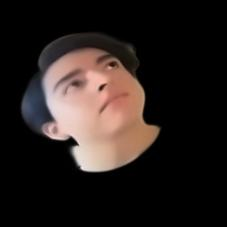
#> input picture Estudiantes_datos_fondoEliminado/Anthony Goyes/Anthony Goyes_0_9801.jpg, 227 x 227 px, found by its file name; its folder holds only this picture in this run
$ jupyter execute --allow-errors '[NRC_6278]AnthonyGoyes_BryanSolórzano_ProyectoUnidad3.ipynb'
#> lines starting #> are read from the running program, lines starting #| are printed output that depends on the picture
<center><h1>Inteligencia Artificial</header1></center>

Presentado por: <br>
- Anthony Mauricio Goyes Díaz  <br>
- Bryan Alfredo Solórzano Montero <br>

Fecha: 13/08/2022

# Importación de librerias necesarias

[cell 1]
'''Se importa la libreria cv2'''
import cv2
'''Se importa la libreria numpy'''
import numpy as np
'''Se importa la libreria os'''
import os
'''Se establece el nivel de codificación'''
os.environ['TF_CPP_MIN_LOG_LEVEL'] = '3'
'''Se importa la libreria pandas'''
import pandas as pd
'''Se importa la libreria pyplot'''
import matplotlib.pyplot as plt
'''Se importan el módulo ImageDataGenerator'''
from keras.preprocessing.image import ImageDataGenerator
'''Se importan los módulos array_to_img, img_to_array, load_img'''
from tensorflow.keras.utils import img_to_array, array_to_img, img_to_array, load_img
'''Se importa el módulo Image'''
from  PIL  import Image
'''Se importa la libreria h5py'''
import h5py
'''Se importa el módulo remove'''
from rembg import remove
'''Se importa el método io del módulo skimage'''
from skimage import io
'''Se importa el módulo random'''
import random
'''Se importa el módulo glob'''
import glob
'''Se importa el módulo tqdm'''
from tqdm import tqdm

[cell 2]
class colorear:
    '''Generación de código ascii para colorear texto'''
    OK = '\033[1;92m' #Verde-negrita
    ADVERTENCIA = '\033[1;93m' #Amarillo-negrita
    ERROR = '\033[1;91m' #Rojo-negrita
    REINICIAR = '\033[1;0m' #Resetar color-negrita

## Cargar el Dataset

[cell 3]
'''Se establece la ruta general de espacio de trabajo'''
os.chdir('C:/Users/Personal/IA/ProyectoU3/')

[cell 4]
'''Se establece la ruta de las imágenes'''
ruta_imagenes = "./recursos/clases"
'''Se muestra los directorios (clases) del dataset'''
#> (the rest of this cell did not finish here and is left out)

## Descripción de la fuente del Dataset

La colección de datos está conformada por cinco clases que representan a cada estudiante perteneciente a la Universidad de las Fuerzas Armadas ESPE sede Santo Domingo de la materia de Inteligencia Artificial. Cada clase tiene un total de tres imágenes del rostro del estudiante, siendo cada una para la perspectiva de frente, perfil izquierdo y derecho. Por lo tanto, se tiene un total de 15 imágenes en total. Sin embargo estas imágenes tienen dimensiones y extensiones variadas por lo que será necesario realizar una limpieza a los datos y preprocesarlos.

## Explique el problema a resolver.
Se pretende reconocer si una persona pertenece a la clase de Inteligencia artificial de las Fuerzas Armadas ESPE sede Santo Domingo para lo cuál se debe recolectar imágenes del rostro de cada estudiante desde diferentes perspectivas y generar un modelo predictivo. Debido a que la clase de Inteligencia Artificial tiene varios estudiantes (26 estudiates/clases) el modelo a generar es clasificatorio multi-clase y será el modelo predictivo de Redes Neuronales Convoolucionales, es decir, no etiquetado. Lo que se espera predecir es el nombre del estudiante (etiqueta) a la que pertecena la imagen de entrada. El modelo podría tener una aplicación en la universidad de las Fuerzas Armadas ESPE como sistema automático para la asistencia en la clase.

Realice una descripción de los datos con:

>- Número de instancias en total.

[cell 5]
instancias = 0
'''Se genera un bucle para recorrer cada etiqueta de las clases'''
#> (the rest of this cell did not finish here and is left out)

[cell 6]
# fotos por clases
cantidad = 0
#> (the rest of this cell did not finish here and is left out)

[cell 7]
def cargarImagenes(ruta_imagenes):
    """Permite imprimir randómicamente una imagen por cada clase con título y sus dimensiones.

    Argumentos:
        ruta_imagenes (str): Una cadena de texto que identifica el.

    Returna:
                    No retorna nada
    """
    '''Arreglo vacío que almacenará las fotos'''
    imagen = []
    '''Se genera un bucle para recorrer cada etiqueta de las clases'''
    for nombre_clase in nombre_clases:
        '''Se almacena la ruta actual de cada clase por ciclo'''
        ruta_actual = ruta_imagenes + "/" + nombre_clase
        '''Se obtiene una lista de los elementos por clase'''
        elementos = os.listdir(ruta_actual)
        '''Se generar un número aleatorio encargado de imprimir una imagen por clase'''
        ran = random.randint(0, len(elementos) - 1)
        '''Se agrega al arreglo vacío un elemento aleatorio represtado como imagen'''
        imagen.append(io.imread(ruta_imagenes + "/" + nombre_clase +'/'+ elementos[ran])/255.0)

    '''Se establece las dimensiones de contendor del gráfico'''
    plt.figure(figsize=(19,15))
    '''Se genera un ciclo que recorrerá cada elemento del arreglo de fotos'''
    for iterador in range(len(nombre_clases)):
        '''Se establece la distribución de cada elemento en el contenedor gráfico
        donde se genera de manera dinámica en relación al número de elementos'''
        ax = plt.subplot(round(len(nombre_clases)/5)+1,5, iterador+1)
        '''Se muestra la imagen actual del ciclo'''
        plt.imshow(imagen[iterador])
        '''Se establece un título representativo de la imaegen y se menciona su dimensión'''
        plt.title(nombre_clases[iterador] + ' ' + str(imagen[iterador].shape))
        plt.axis('off')

#> (a cell that did not finish here is left out)

## Preprocesamiento del dataset. Transformaciones previas necesarias para la modelación

[cell 9]
def crearDirecotrio(ruta):
    """Permite crear los directorios que se usarán para almacenar los datos transformados para cada etapa.

    Argumentos:
        ruta (str): Una cadena de texto que recibe la ruta padre donde se crearán los directorios.
    Retorna:
        No retorna nada
    """
#> called with ruta = './Estudiantes_datos'
    '''Pasos para almacenar los nuevos datos después de usar la técnica de
    aumentos de datos'''
    '''Se crea un nuevo directorio con la ruta anterior'''
    os.mkdir(ruta)
    '''Se establece un ciclo que creará el nombre y directorio de las carpetas
    que contendrá las imágenes de cada una de las clases'''
    for clase in nombre_clases:
        '''Se asigna la ruta de la clase a una variable'''
        subdirectorio = ruta+"/"+clase
        '''Se crea un nuevo directorio con la ruta anterior'''
        os.mkdir(subdirectorio)

[cell 10]
ruta = './Estudiantes_datos'
#> (the rest of this cell did not finish here and is left out)

[cell 11]
'''Se genera un bucle para recorrer cada etiqueta de las clases'''
#> (the rest of this cell did not finish here and is left out)

## Filtro NLM para la eliminación de ruido de las imágenes

[cell 12]
'''Se establece la ruta que contiene a las clases del dataset a usar'''
ruta_imagenes = "./Estudiantes_datos"
'''Se almacena los directorios de cada clase'''
nombre_clases = os.listdir(ruta_imagenes)

[cell 13]
'''Se genera un bucle para recorrer cada etiqueta de las clases'''
for nombre_clase in nombre_clases:
    '''Se almacena la ruta actual de cada clase por ciclo'''
    ruta_actual = ruta_imagenes + "/" + nombre_clase
    '''Se almacenan las etiquetas de las clases'''
    etiqueta_actual = nombre_clase
    '''Se genera un iterador'''
    iterador = 1
    '''Se recorre cada imagen por clase sin importar su nombre o extensión'''
    for file in glob.glob(ruta_actual + "/*"):
        '''Se imprime el proceso'''
        print("Procesando imagen - {} en {}".format(iterador, etiqueta_actual))
        '''Se leen las rutas de las imágenes'''
        imagen = cv2.imread(file)
        '''Se establece la denotación de imágenes'''
        dst = cv2.fastNlMeansDenoisingColored(imagen,None,10,10,7,21)
        '''Se divide por capa de color'''
        b,g,r = cv2.split(dst)
        '''Se unen las capas seperadas en orden (r,g,b)'''
        rgb_dst = cv2.merge([r,g,b])
        '''Se guardan las imagenes'''
        ruta_guardado = './Estudiantes_datos_ruidoEliminado/'+ etiqueta_actual
        '''Se genera cada imagen según la ruta de guardado'''
        cv2.imwrite(os.path.join(ruta_guardado , etiqueta_actual + '_' + str(iterador) + '.jpg'),
                    cv2.cvtColor(rgb_dst,cv2.COLOR_RGB2BGR))

        '''Se muestra la actualización del bucle'''
        iterador += 1

## Eliminando el fondo con aplicar filtro NLM

[cell 14]
'''Se establece la ruta que contiene a las clases del dataset a usar'''
ruta_imagenes = "./Estudiantes_datos_ruidoEliminado"
'''Se almacena los directorios de cada clase'''
#> (the rest of this cell did not finish here and is left out)

[cell 15]
'''Se genera un bucle para recorrer cada etiqueta de las clases'''
for nombre_clase in nombre_clases:
    '''Se almacena la ruta actual de cada clase por ciclo'''
    ruta_actual = ruta_imagenes + "/" + nombre_clase
    '''Se almacenan las etiquetas de las clases'''
    etiqueta_actual = nombre_clase
    '''Se genera un iterador'''
    iterador = 1
    '''Se recorre cada imagen por clase sin importar su nombre o extensión'''
    for file in glob.glob(ruta_actual + "/*"):
        '''Se imprime el proceso'''
        print("Procesando imaegen - {} en {}".format(iterador, etiqueta_actual))
        '''Se leen las rutas de las imágenes'''
        imagen = cv2.imread(file)
        '''Se remueve el fondo'''
        salida = remove(imagen)
        '''Se guardan las imagenes'''
        ruta_guardado = './Estudiantes_datos_fondoEliminado/'+ etiqueta_actual
        '''Se genera cada imagen según la ruta de guardado'''
        cv2.imwrite(os.path.join(ruta_guardado , etiqueta_actual + '_' + str(iterador) + '.jpg'), salida)
        '''Se aumenta el iterador'''
        iterador += 1

### Se eliminan las inconsitencias (manual)

# Aumento de datos (Data augmentation)

[cell 16]
'''Se crea un elemento para generar imagenes según sus hiperparámetros'''
#> (the rest of this cell did not finish here and is left out)

## Aumento y Balanceo de datos para todas la clases

[cell 17]
'''Se redirecciona con una ruta dinámica para el sistema'''
os.chdir(r'C:/Users/Personal/IA/ProyectoU3/Estudiantes_datos_fondoEliminado')
#> (the rest of this cell did not finish here and is left out)

[cell 18]
'''Se redirecciona con una ruta dinámica para el sistema'''
os.chdir(r'C:/Users/Personal/IA/ProyectoU3/')
'''Se establece la ruta que contiene a las clases del dataset a usar'''
ruta_imagenes = "./Estudiantes_datos_fondoEliminado"
'''Se almacena los directorios de cada clase'''
nombre_clases = os.listdir(ruta_imagenes)

[cell 19]
instancias = 0
'''Se genera un bucle para recorrer cada etiqueta de las clases'''
for nombre_clase in nombre_clases:
    '''Se almacena la ruta actual de cada clase por ciclo'''
    ruta_actual = ruta_imagenes + "/" + nombre_clase
    '''Se obtiene una lista de los elementos por clase'''
    elementos = os.listdir(ruta_actual)
    '''Se genera un nuevo ciclo que recorre cada elemento por clase'''
    for elemento in elementos:
        '''Se contabiliza el total de instancias'''
        instancias+=1
print(f'Existen un total de {colorear.OK} ' + str(len(nombre_clases)) + f' clases {colorear.REINICIAR}')
print(f'Y un total de {colorear.OK}' + str(instancias) + f' fotos {colorear.REINICIAR}')

[cell 20]
# fotos por clases
cantidad = 0
for clases in os.listdir('./Estudiantes_datos_fondoEliminado/'):
    for contador in os.listdir('./Estudiantes_datos_fondoEliminado/' + clases):
        cantidad+=1
    print('Para la clase ',colorear.OK + clases + colorear.REINICIAR,
          ' se tiene un total de ',colorear.OK + str(cantidad) + colorear.REINICIAR,' fotos')
    cantidad = 0

## Resultado de los datos (antes de eliminar las inconsitencias)

[cell 21]
'''Se establece la ruta que contiene a las clases del dataset a usar'''
ruta_imagenes = "./Estudiantes_datos_fondoEliminado"
'''Se llama al método para cargar las imágenes de la ruta'''
cargarImagenes(ruta_imagenes)
#> call 2 of cargarImagenes, with ruta_imagenes = './Estudiantes_datos_fondoEliminado'
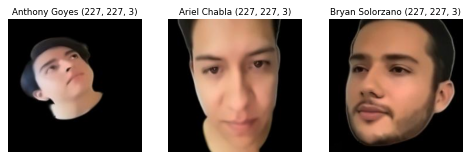
#> figure drawn by matplotlib, 3 panels

### Resultado de los datos (después de eliminar las inconsistencias)

[cell 22]
cargarImagenes(ruta_imagenes)
